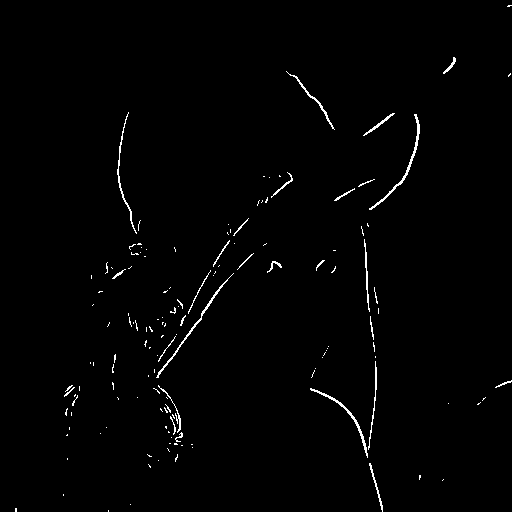
#> input picture Lab3/lena_edges_T120.png, 512 x 512 px, given in place of lena.png, which was not available
$ python q3.py   (older library calls are emulated)
#> lines starting #> are read from the running program, lines starting #| are printed output that depends on the picture; after the words box and inside, x2 and y2 are one past the last pixel; in counts of white or black regions, pixels touching at a corner belong together; pictures that were not available may be replaced by others from this repository, and a replacement may not be noted
import cv2
import numpy as np
from matplotlib import pyplot as plt


def compute_sobel_gradients(image_gray: np.ndarray) -> tuple[np.ndarray, np.ndarray]:
    grad_x = cv2.Sobel(src=image_gray, ddepth=cv2.CV_32F, dx=1, dy=0, ksize=3)
    grad_y = cv2.Sobel(src=image_gray, ddepth=cv2.CV_32F, dx=0, dy=1, ksize=3)
    return grad_x, grad_y


def gradient_magnitude(grad_x: np.ndarray, grad_y: np.ndarray) -> np.ndarray:
    magnitude = cv2.magnitude(grad_x, grad_y)
    return magnitude


def normalize_to_uint8(image_float: np.ndarray) -> np.ndarray:
    min_val, max_val = float(np.min(image_float)), float(np.max(image_float))
    if max_val - min_val < 1e-6:
        return np.zeros_like(image_float, dtype=np.uint8)
    norm = (image_float - min_val) / (max_val - min_val)
    return (norm * 255.0).astype(np.uint8)


def threshold_edges(magnitude: np.ndarray, thresholds: list[int]) -> dict[int, np.ndarray]:
    mag_uint8 = normalize_to_uint8(magnitude)
    edges = {}
    for t in thresholds:
        _, edge = cv2.threshold(mag_uint8, t, 255, cv2.THRESH_BINARY)
        edges[t] = edge
    return edges


def main() -> None:
    image_path = 'lena.png'
    image_gray = cv2.imread(image_path, cv2.IMREAD_GRAYSCALE)
#> image_gray: shape (512, 512); 1.1% white in thin lines or dots
    if image_gray is None:
        raise FileNotFoundError("The image 'lena.png' could not be found. Please place it next to this script.")

    image_gray_blur = cv2.GaussianBlur(image_gray, ksize=(3, 3), sigmaX=0)

    grad_x, grad_y = compute_sobel_gradients(image_gray_blur)
#> in compute_sobel_gradients, `grad_x = cv2.Sobel(src=image_gray, ddepth=cv2.CV_32F, dx=1, dy=0, ksiz..`:
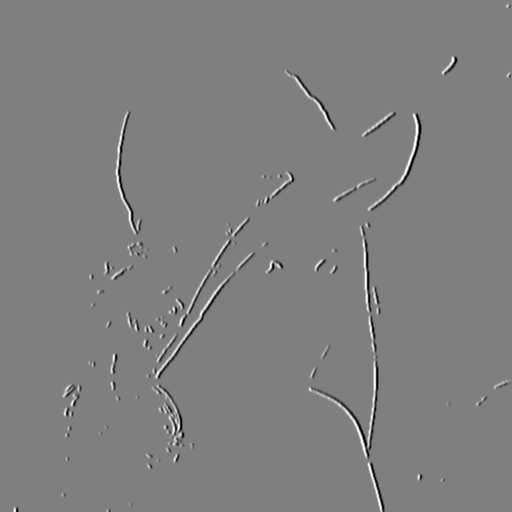
#> grad_x: shape (512, 512) float32; min -764, max 764, mean 0; drawn with min black and max white
#> in compute_sobel_gradients, `grad_y = cv2.Sobel(src=image_gray, ddepth=cv2.CV_32F, dx=0, dy=1, ksiz..`:
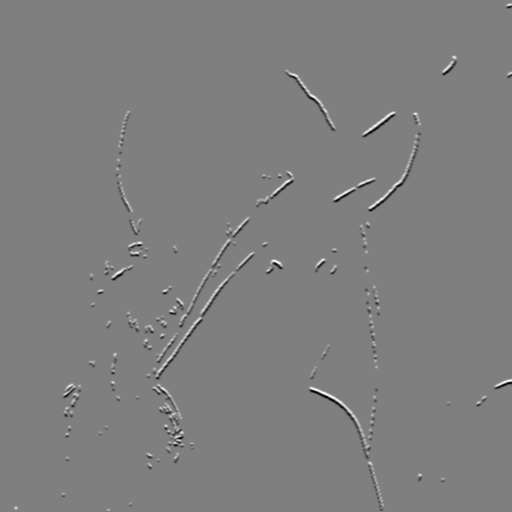
#> grad_y: shape (512, 512) float32; min -748, max 748, mean 0; drawn with min black and max white

    mag = gradient_magnitude(grad_x, grad_y)
#> in gradient_magnitude, `magnitude = cv2.magnitude(grad_x, grad_y)`:
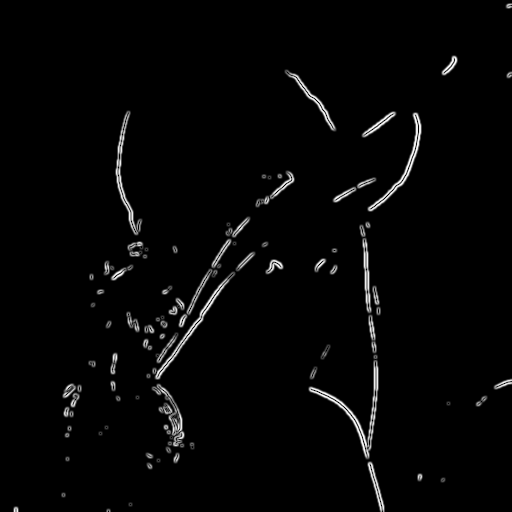
#> magnitude: shape (512, 512) float32; min 0, max 815.8, mean 17.3; drawn with min black and max white

    cv2.imwrite('lena_gray.png', image_gray)
    cv2.imwrite('lena_grad_x.png', normalize_to_uint8(grad_x))
#> in normalize_to_uint8, `min_val, max_val = float(np.min(image_float)), float(np.max(image_floa..`: min_val = -764; max_val = 764
    cv2.imwrite('lena_grad_y.png', normalize_to_uint8(grad_y))
    cv2.imwrite('lena_grad_mag.png', normalize_to_uint8(mag))

    thresholds = [30, 60, 90, 120, 150]
    edge_maps = threshold_edges(mag, thresholds)
#> the loop in threshold_edges, `for t in thresholds:` made 5 passes
#> pass 1, in threshold_edges, `_, edge = cv2.threshold(mag_uint8, t, 255, cv2.THRESH_BINARY)`:
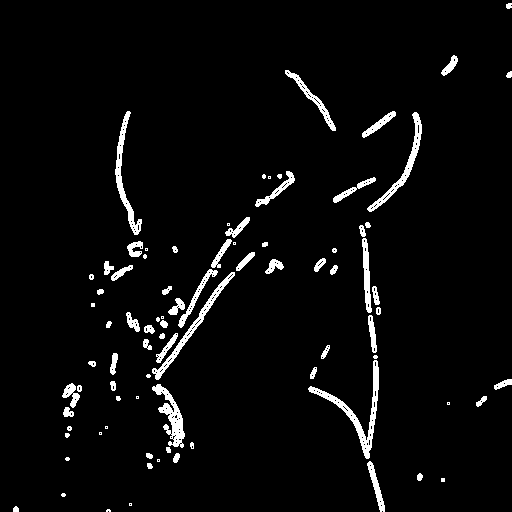
#> edge: shape (512, 512); 3.9% white; 85 white regions (21 under 20 px), largest, box (x1, y1, x2, y2) and area: (308, 360, 379, 459) 1048, (152, 384, 185, 448) 778, (152, 272, 235, 380) 763
#> pass 2, in threshold_edges, `_, edge = cv2.threshold(mag_uint8, t, 255, cv2.THRESH_BINARY)`:
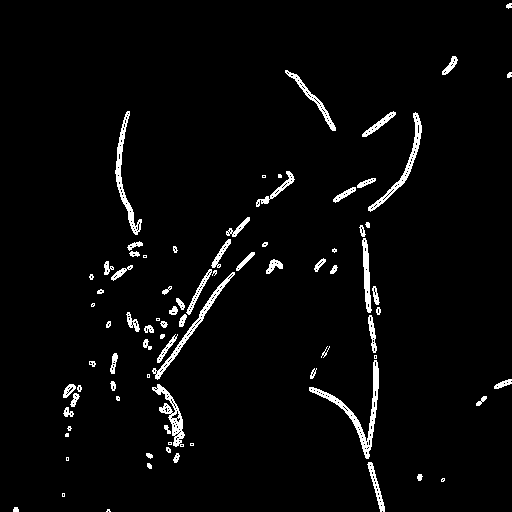
#> edge: shape (512, 512); 3.3% white; 82 white regions (18 under 20 px), largest, box (x1, y1, x2, y2) and area: (309, 360, 379, 459) 965, (115, 111, 142, 235) 662, (152, 272, 235, 380) 645
#> pass 3, in threshold_edges, `_, edge = cv2.threshold(mag_uint8, t, 255, cv2.THRESH_BINARY)`:
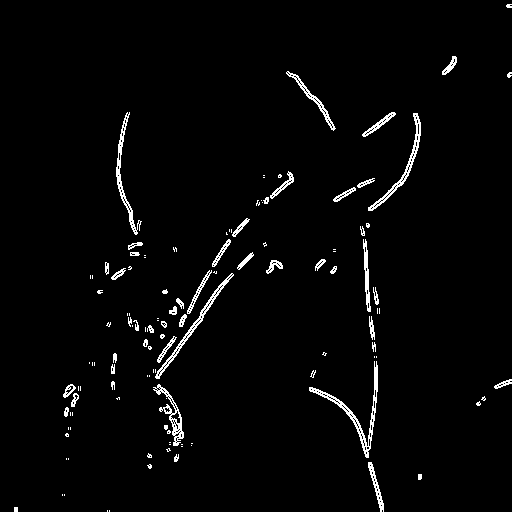
#> edge: shape (512, 512); 2.5% white in thin lines or dots
#> after the loop in threshold_edges, `for t in thresholds:`: edges = 5 items
#> edge_maps = 5 items
    for t, edge in edge_maps.items():
        cv2.imwrite(f'lena_edges_T{t}.png', edge)
#> this loop made 5 passes
#> t on passes 1 to 5: 30, 60, 90, 120, 150

    plt.figure(figsize=(14, 8))
    plt.suptitle('Image Gradients and Edge Maps', fontsize=16)

    plt.subplot(2, 3, 1)
    plt.imshow(image_gray, cmap='gray')
    plt.title('Input (Gray)')
    plt.axis('off')

    plt.subplot(2, 3, 2)
    plt.imshow(normalize_to_uint8(grad_x), cmap='gray')
    plt.title('Sobel Gx')
    plt.axis('off')

    plt.subplot(2, 3, 3)
    plt.imshow(normalize_to_uint8(grad_y), cmap='gray')
    plt.title('Sobel Gy')
    plt.axis('off')

    plt.subplot(2, 3, 4)
    plt.imshow(normalize_to_uint8(mag), cmap='gray')
    plt.title('Gradient Magnitude')
    plt.axis('off')

    t_values = thresholds[:2]
    plt.subplot(2, 3, 5)
    plt.imshow(edge_maps[t_values[0]], cmap='gray')
    plt.title(f'Edges T={t_values[0]}')
    plt.axis('off')

    plt.subplot(2, 3, 6)
    plt.imshow(edge_maps[t_values[1]], cmap='gray')
    plt.title(f'Edges T={t_values[1]}')
    plt.axis('off')

    plt.tight_layout(rect=[0, 0.03, 1, 0.95])
    plt.show()


if __name__ == '__main__':
    main()

$ run again, on Lab3/lena_edges_T90.png
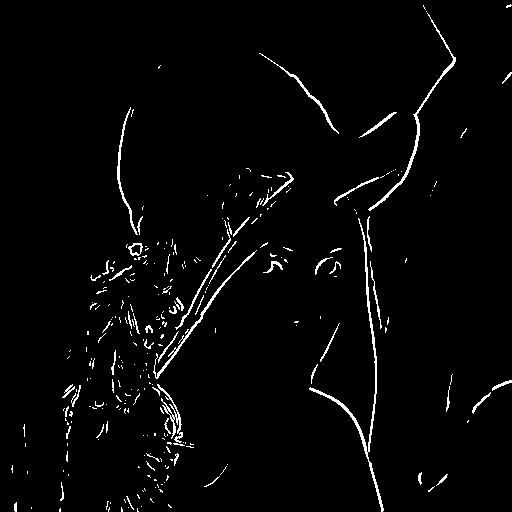
#> input picture Lab3/lena_edges_T90.png, 512 x 512 px, given in place of lena.png, which was not available
#> image_gray: shape (512, 512); 2.6% white in thin lines or dots
#> in compute_sobel_gradients, `grad_y = cv2.Sobel(src=image_gray, ddepth=cv2.CV_32F, dx=0, dy=1, ksiz..`:
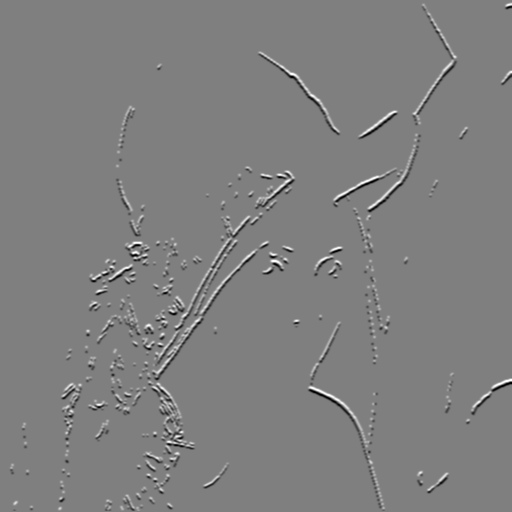
#> grad_y: shape (512, 512) float32; min -764, max 764, mean 0.1; drawn with min black and max white
#> min_val = -764; max_val = 764
#> the loop in threshold_edges, `for t in thresholds:` made 5 passes
#> pass 3, in threshold_edges, `_, edge = cv2.threshold(mag_uint8, t, 255, cv2.THRESH_BINARY)`:
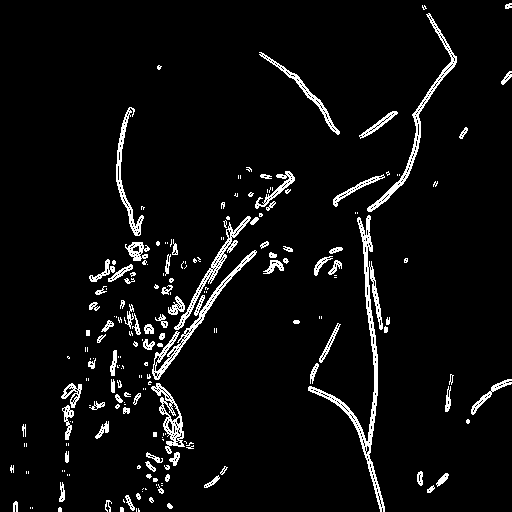
#> edge: shape (512, 512); 5.2% white in thin lines or dots
#> after the loop in threshold_edges, `for t in thresholds:`: edges = 5 items
#> the loop in main, `for t, edge in edge_maps.items():` made 5 passes
#> t on passes 1 to 5: 30, 60, 90, 120, 150
